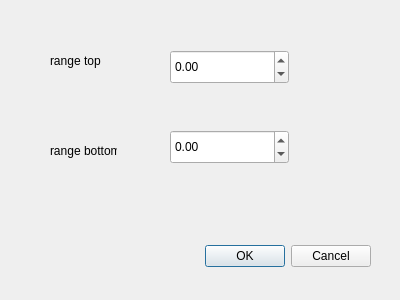
<?xml version="1.0" encoding="UTF-8"?>
<ui version="4.0">
 <class>RangeProjectDialog</class>
 <widget class="QDialog" name="RangeProjectDialog">
  <property name="geometry">
   <rect>
    <x>0</x>
    <y>0</y>
    <width>400</width>
    <height>300</height>
   </rect>
  </property>
  <property name="windowTitle">
   <string>Dialog</string>
  </property>
  <widget class="QDialogButtonBox" name="buttonBox">
   <property name="geometry">
    <rect>
     <x>30</x>
     <y>240</y>
     <width>341</width>
     <height>32</height>
    </rect>
   </property>
   <property name="orientation">
    <enum>Qt::Horizontal</enum>
   </property>
   <property name="standardButtons">
    <set>QDialogButtonBox::Cancel|QDialogButtonBox::Ok</set>
   </property>
  </widget>
  <widget class="QLabel" name="label">
   <property name="geometry">
    <rect>
     <x>50</x>
     <y>50</y>
     <width>67</width>
     <height>22</height>
    </rect>
   </property>
   <property name="text">
    <string>range top</string>
   </property>
  </widget>
  <widget class="QLabel" name="label_2">
   <property name="geometry">
    <rect>
     <x>50</x>
     <y>140</y>
     <width>67</width>
     <height>22</height>
    </rect>
   </property>
   <property name="text">
    <string>range bottom</string>
   </property>
  </widget>
  <widget class="QDoubleSpinBox" name="rangeTop">
   <property name="geometry">
    <rect>
     <x>170</x>
     <y>50</y>
     <width>119</width>
     <height>34</height>
    </rect>
   </property>
   <property name="minimum">
    <double>-100000.000000000000000</double>
   </property>
   <property name="maximum">
    <double>100000.000000000000000</double>
   </property>
  </widget>
  <widget class="QDoubleSpinBox" name="rangeBottom">
   <property name="geometry">
    <rect>
     <x>170</x>
     <y>130</y>
     <width>119</width>
     <height>34</height>
    </rect>
   </property>
   <property name="minimum">
    <double>-100000.000000000000000</double>
   </property>
   <property name="maximum">
    <double>100000.000000000000000</double>
   </property>
  </widget>
 </widget>
 <resources/>
 <connections>
  <connection>
   <sender>buttonBox</sender>
   <signal>accepted()</signal>
   <receiver>RangeProjectDialog</receiver>
   <slot>accept()</slot>
   <hints>
    <hint type="sourcelabel">
     <x>248</x>
     <y>254</y>
    </hint>
    <hint type="destinationlabel">
     <x>157</x>
     <y>274</y>
    </hint>
   </hints>
  </connection>
  <connection>
   <sender>buttonBox</sender>
   <signal>rejected()</signal>
   <receiver>RangeProjectDialog</receiver>
   <slot>reject()</slot>
   <hints>
    <hint type="sourcelabel">
     <x>316</x>
     <y>260</y>
    </hint>
    <hint type="destinationlabel">
     <x>286</x>
     <y>274</y>
    </hint>
   </hints>
  </connection>
 </connections>
</ui>
